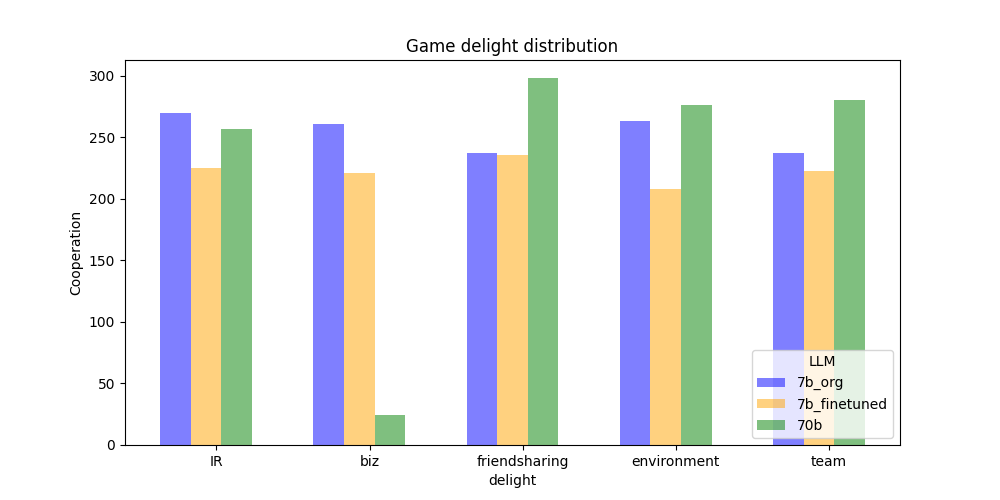
#> input picture compare_with_another_run_figs/game/delight_distribution.png, 1000 x 500 px, found by its file name; its folder holds 4 pictures in this run
$ jupyter execute --allow-errors result_analysis.ipynb
#> lines starting #> are read from the running program, lines starting #| are printed output that depends on the picture
[cell 1]
import matplotlib.pyplot as plt
import numpy as np
import pickle
import re
import os

from PIL import Image


# Sample data dictionary (replace this with your actual data)

llm = 'llama3_70b'

#> (the rest of this cell did not finish here and is left out)

#> (a cell that did not finish here is left out)

[cell 3]
# create a function to show the distribution of the data
# return a dictionary, with keys as the keys of the input dictionary, and values as the distribution of the data
# [12 lines left out: function show_distribution, not called in this run]

# show the distribution of the data
#> (the rest of this cell did not finish here and is left out)

[cell 4]
# read dictionary from .txt file
def read_distribution(file_path):
    with open(file_path, "r") as f:
        lines = f.readlines()
    distribution = {}
    for line in lines:
        # each line is like this: key: {item1: count1, item2: count2}
        # first, split by the first ': ' to get the key
        # then, split by the '{' and '}' to get the value
        key, value = line.split(': {')
        value = value[0:-2].split(', ')
        value = {item.split(': ')[0][1:-1]: int(item.split(': ')[1]) for item in value}
        distribution[key] = value
    return distribution

# show the distribution
# print(distribution)

all_data = {}
# llms = ['7b_org', '7b_finetuned', '70b_reasoning']
llms = ['llama3-aggregated']
#> (the rest of this cell did not finish here and is left out)

[cell 5]
# [28 lines left out: functions compare_distribution_for_each_game, compare_distribution, not called in this run]

# compare the distribution of different models
#> (the rest of this cell did not finish here and is left out)

[cell 6]
from collections import defaultdict

categorized_keys = defaultdict(list)
#> (the rest of this cell did not finish here and is left out)

[cell 7]
# [49 lines left out: function aggregated_comparison_by_category, not called in this run]

for category in categorized_keys:
    aggregated_comparison_by_category(all_data, category, category_type='Game')

[cell 8]
def merge_images(folder_path, output_path):
    # merge five .png files into one .png file, using the following layout:
    # 1 2
    #  3
    # 4 5

    # the middle row is only one image in the middle of the row
    # the top and bottom rows have two images each

    # get all the .png files in the folder
    files = [f for f in os.listdir(folder_path) if f.endswith('.png')]
    files.sort()

    # open all the images
    images = [Image.open(os.path.join(folder_path, f)) for f in files]

    # get the size of the images
    width, height = images[0].size
    total_width = 2 * width
    total_height = 3 * height

    # create a new image with the size of the merged image
    new_image = Image.new('RGB', (total_width, total_height))

    # paste the images to the new image
    new_image.paste(images[0], (0, 0))
    new_image.paste(images[1], (width, 0))
    new_image.paste(images[2], (width//2, height))
    new_image.paste(images[3], (0, 2 * height))
    new_image.paste(images[4], (width, 2 * height))

    # make the empty space in the left and right of the middle image white
    for j in range(height):
        for i in range(width//2):
            new_image.putpixel((i, height + j), (255, 255, 255))
        for i in range(width*3//2, 2*width):
            new_image.putpixel((i, height + j), (255, 255, 255))

    # save the new image
    new_image.save(output_path)
    print('Images merged and saved to ' + output_path)

#> (the rest of this cell did not finish here and is left out)

[cell 9]
def merge_images_of_four(folder_path, output_path):
    # merge four .png files into one .png file, using the following layout:
    # 1 2
    # 3 4

    # get all the .png files in the folder
#> called with folder_path = '../new_figs/game', output_path = '../new_figs/game_distribution.png'
    files = [f for f in os.listdir(folder_path) if f.endswith('.png')]
    files.sort()

    # open all the images
    images = [Image.open(os.path.join(folder_path, f)) for f in files]
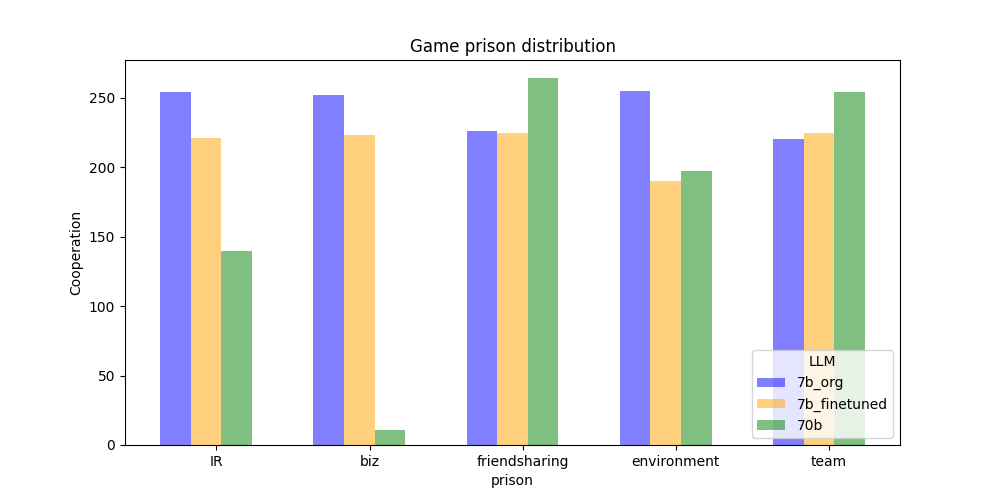
#> input picture compare_with_another_run_figs/game/prison_distribution.png, 1000 x 500 px, found by its file name
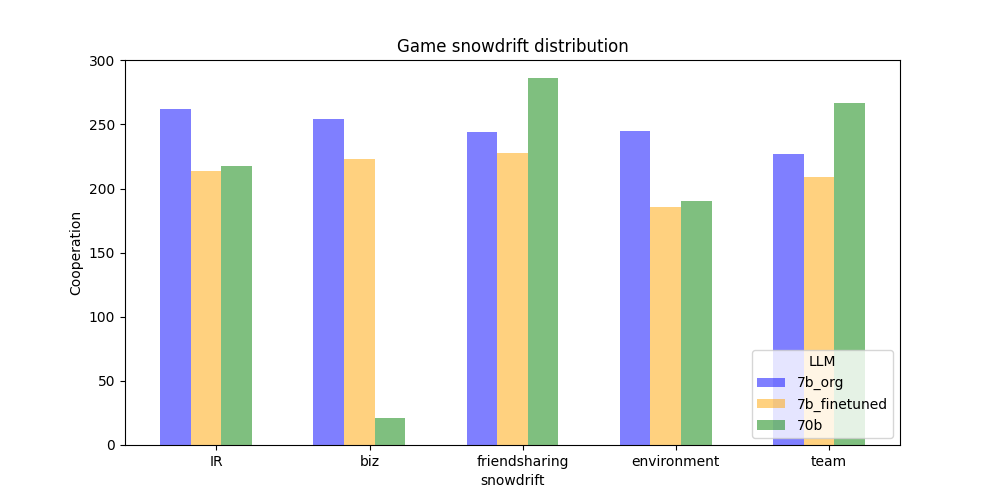
#> input picture compare_with_another_run_figs/game/snowdrift_distribution.png, 1000 x 500 px, found by its file name
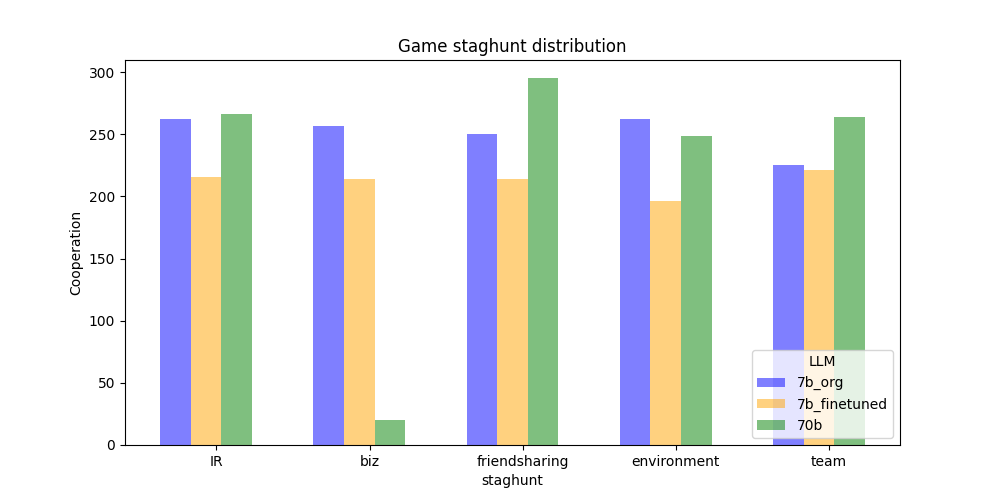
#> input picture compare_with_another_run_figs/game/staghunt_distribution.png, 1000 x 500 px, found by its file name

    # get the size of the images
    width, height = images[0].size
#> width = 1000; height = 500
    total_width = 2 * width
#> total_width = 2000
    total_height = 2 * height
#> total_height = 1000

    # create a new image with the size of the merged image
    new_image = Image.new('RGB', (total_width, total_height))
#> new_image: PIL image 2000x1000 RGB; every value is 0

    # paste the images to the new image
    new_image.paste(images[0], (0, 0))
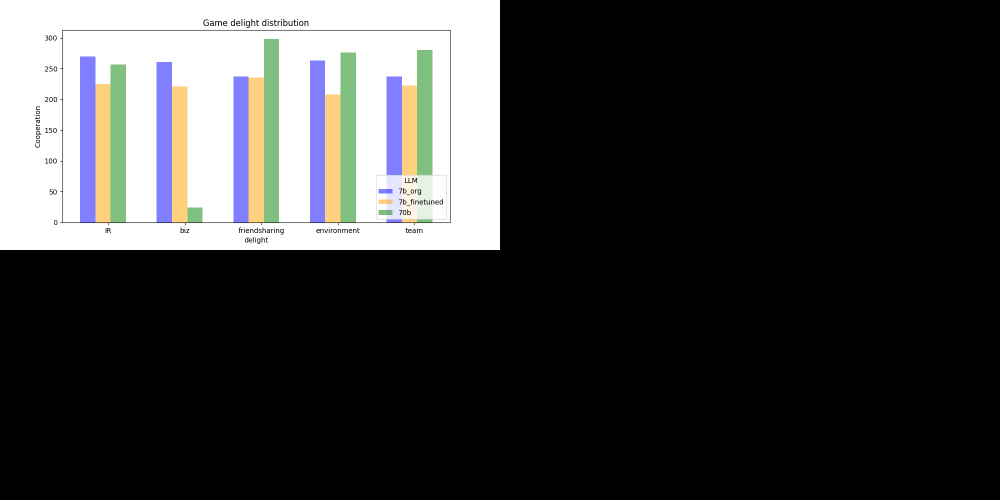
#> new_image: PIL image 2000x1000 RGB (shown at 1/2 size); mean R, G, B 57.5, 57.9, 57.8
    new_image.paste(images[1], (width, 0))
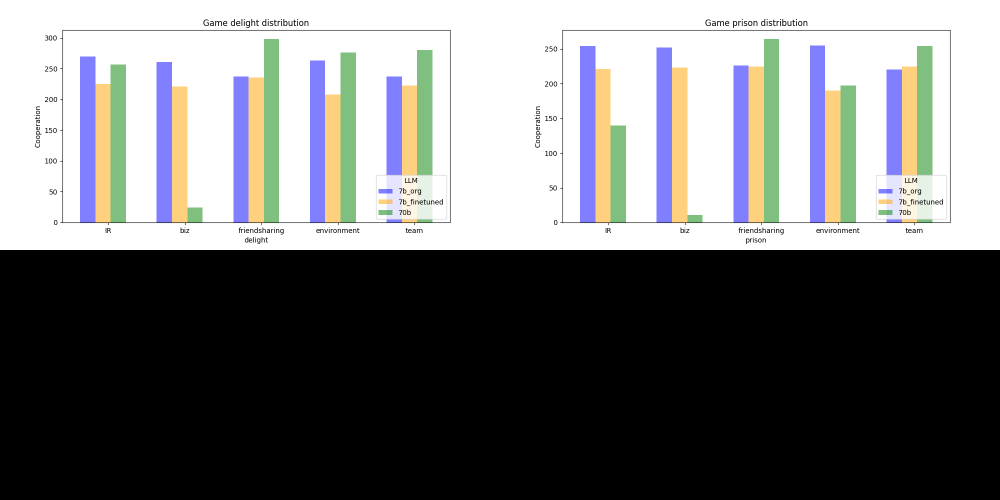
#> new_image: PIL image 2000x1000 RGB (shown at 1/2 size); mean R, G, B 115.1, 115.6, 115.8
    new_image.paste(images[2], (0, height))
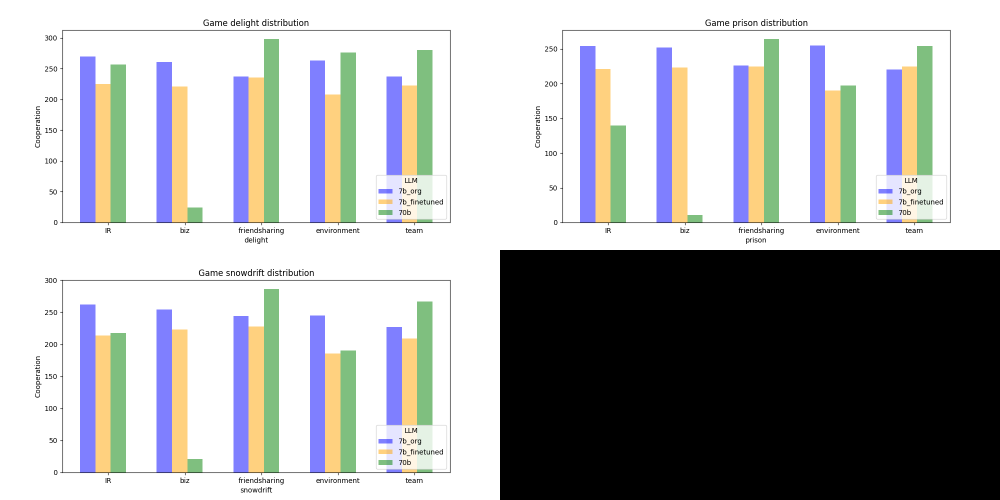
#> new_image: PIL image 2000x1000 RGB (shown at 1/2 size); mean R, G, B 172.8, 173.5, 173.9
    new_image.paste(images[3], (width, height))
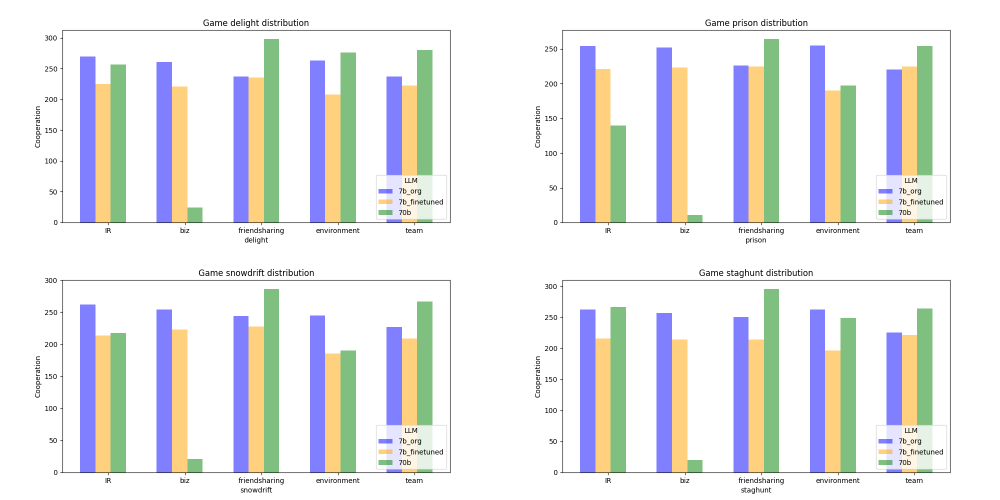
#> new_image: PIL image 2000x1000 RGB (shown at 1/2 size); mean R, G, B 230.3, 231.5, 231.9
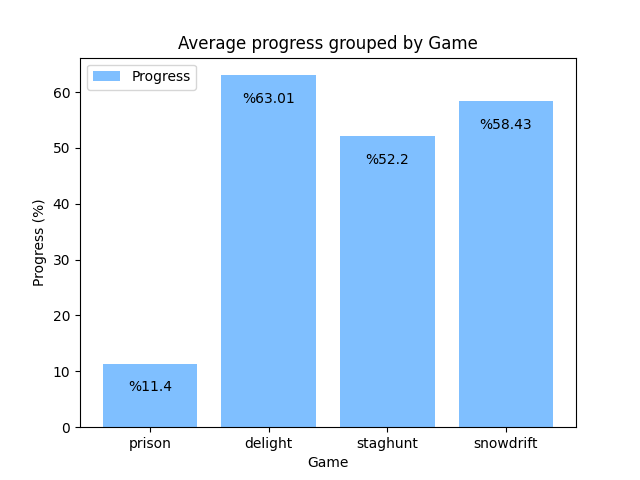
#> input picture new_figs/average_progress_Game.png, 640 x 480 px

    # save the new image
    new_image.save(output_path)
    print('Images merged and saved to ' + output_path)

merge_images_of_four(os.path.join("../new_figs/game"), os.path.join("../new_figs", "game_distribution.png"))

[cell 10]
# for each game and context, the goal of finetuning was to reach the results of the 70b model
# so the initial model is 7b_org, the finetuned model is 7b_finetuned, and the target model is 70b
# given this, compare the progress of 7b_org and 7b_finetuned towards 70b by this formula:
# progress = (7b_finetuned - 7b_org) / (70b - 7b_org) * 100

# [24 lines left out: function compare_progress, not called in this run]


#> (the rest of this cell did not finish here and is left out)

[cell 11]
# get the average progress per each game, and then per each context
# [33 lines left out: functions get_average_progress, visualize_average_progress, not called in this run]


category_type = 'Game'
#> (the rest of this cell did not finish here and is left out)

#> (a cell that did not finish here is left out)
